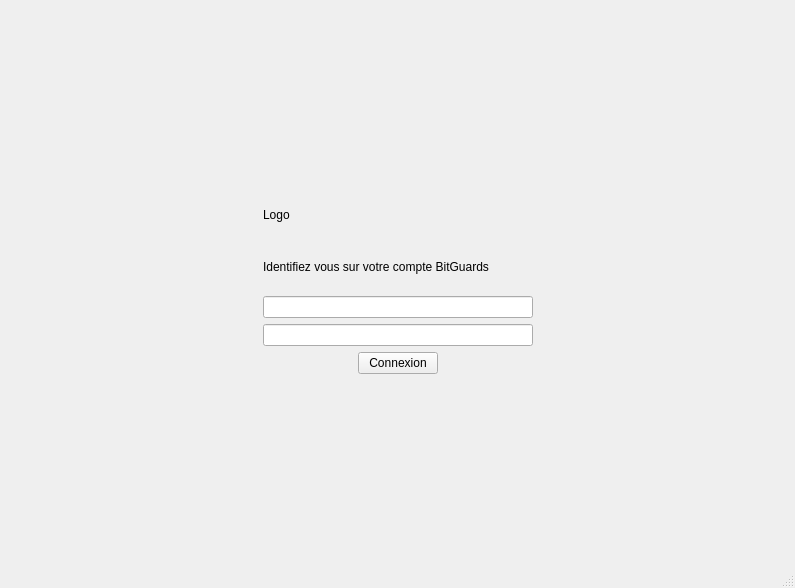
<?xml version="1.0" encoding="UTF-8"?>
<ui version="4.0">
 <class>LoginWindow</class>
 <widget class="QMainWindow" name="LoginWindow">
  <property name="geometry">
   <rect>
    <x>0</x>
    <y>0</y>
    <width>795</width>
    <height>588</height>
   </rect>
  </property>
  <property name="windowTitle">
   <string>BitGuards</string>
  </property>
  <property name="windowIcon">
   <iconset>
    <normaloff>:/images/icons/mosaic.png</normaloff>:/images/icons/mosaic.png</iconset>
  </property>
  <widget class="QWidget" name="centralwidget">
   <layout class="QGridLayout" name="centralLayout">
    <item row="2" column="1">
     <spacer name="verticalSpacer">
      <property name="orientation">
       <enum>Qt::Vertical</enum>
      </property>
      <property name="sizeHint" stdset="0">
       <size>
        <width>20</width>
        <height>40</height>
       </size>
      </property>
     </spacer>
    </item>
    <item row="1" column="1">
     <widget class="QWidget" name="loginWidget" native="true">
      <property name="minimumSize">
       <size>
        <width>300</width>
        <height>200</height>
       </size>
      </property>
      <property name="baseSize">
       <size>
        <width>0</width>
        <height>0</height>
       </size>
      </property>
      <layout class="QGridLayout" name="gridLayout">
       <item row="2" column="1">
        <widget class="QLabel" name="labDesc">
         <property name="text">
          <string>Identifiez vous sur votre compte BitGuards</string>
         </property>
        </widget>
       </item>
       <item row="4" column="1">
        <widget class="QLineEdit" name="lePassword"/>
       </item>
       <item row="1" column="1">
        <layout class="QHBoxLayout" name="horizontalLayout_2">
         <item>
          <widget class="QLabel" name="labLogo">
           <property name="text">
            <string>Logo</string>
           </property>
          </widget>
         </item>
        </layout>
       </item>
       <item row="8" column="0" colspan="3">
        <layout class="QHBoxLayout" name="horizontalLayout">
         <item>
          <spacer name="horizontalSpacer_3">
           <property name="orientation">
            <enum>Qt::Horizontal</enum>
           </property>
           <property name="sizeHint" stdset="0">
            <size>
             <width>40</width>
             <height>20</height>
            </size>
           </property>
          </spacer>
         </item>
         <item>
          <widget class="QPushButton" name="btnLogin">
           <property name="text">
            <string>Connexion</string>
           </property>
          </widget>
         </item>
         <item>
          <spacer name="horizontalSpacer_4">
           <property name="orientation">
            <enum>Qt::Horizontal</enum>
           </property>
           <property name="sizeHint" stdset="0">
            <size>
             <width>40</width>
             <height>20</height>
            </size>
           </property>
          </spacer>
         </item>
        </layout>
       </item>
       <item row="3" column="1">
        <widget class="QLineEdit" name="leLogin"/>
       </item>
      </layout>
     </widget>
    </item>
    <item row="1" column="0">
     <spacer name="horizontalSpacer">
      <property name="orientation">
       <enum>Qt::Horizontal</enum>
      </property>
      <property name="sizeHint" stdset="0">
       <size>
        <width>40</width>
        <height>20</height>
       </size>
      </property>
     </spacer>
    </item>
    <item row="1" column="2">
     <spacer name="horizontalSpacer_2">
      <property name="orientation">
       <enum>Qt::Horizontal</enum>
      </property>
      <property name="sizeHint" stdset="0">
       <size>
        <width>40</width>
        <height>20</height>
       </size>
      </property>
     </spacer>
    </item>
    <item row="0" column="1">
     <spacer name="verticalSpacer_2">
      <property name="orientation">
       <enum>Qt::Vertical</enum>
      </property>
      <property name="sizeHint" stdset="0">
       <size>
        <width>20</width>
        <height>40</height>
       </size>
      </property>
     </spacer>
    </item>
   </layout>
  </widget>
  <widget class="QStatusBar" name="statusBar"/>
  <widget class="QMenuBar" name="menuBar">
   <property name="geometry">
    <rect>
     <x>0</x>
     <y>0</y>
     <width>795</width>
     <height>22</height>
    </rect>
   </property>
  </widget>
  <action name="actionDefault">
   <property name="text">
    <string>Default</string>
   </property>
  </action>
  <action name="actionDark">
   <property name="text">
    <string>Dark</string>
   </property>
  </action>
  <action name="actionNewSession">
   <property name="icon">
    <iconset>
     <normaloff>:/images/icons/diff-add.png</normaloff>:/images/icons/diff-add.png</iconset>
   </property>
   <property name="text">
    <string>New Session</string>
   </property>
   <property name="shortcut">
    <string>Ctrl+S</string>
   </property>
  </action>
  <action name="actionNewDataset">
   <property name="icon">
    <iconset>
     <normaloff>:/images/icons/data-array-large.png</normaloff>:/images/icons/data-array-large.png</iconset>
   </property>
   <property name="text">
    <string>New Dataset</string>
   </property>
   <property name="shortcut">
    <string>Ctrl+D</string>
   </property>
  </action>
  <action name="actionNewWorkFlow">
   <property name="icon">
    <iconset>
     <normaloff>:/images/icons/tree-add.png</normaloff>:/images/icons/tree-add.png</iconset>
   </property>
   <property name="text">
    <string>New WorkFlow</string>
   </property>
   <property name="shortcut">
    <string>Ctrl+W</string>
   </property>
  </action>
  <action name="actionViewControls">
   <property name="text">
    <string>View Controls</string>
   </property>
   <property name="shortcut">
    <string>Alt+C</string>
   </property>
  </action>
  <action name="actionViewKeywords">
   <property name="text">
    <string>View Keywords</string>
   </property>
   <property name="shortcut">
    <string>Alt+K</string>
   </property>
  </action>
  <action name="actionViewInfo">
   <property name="icon">
    <iconset>
     <normaloff>:/images/icons/form.png</normaloff>:/images/icons/form.png</iconset>
   </property>
   <property name="text">
    <string>View Info</string>
   </property>
   <property name="shortcut">
    <string>Alt+I</string>
   </property>
  </action>
  <action name="actionAboutMOSAIC">
   <property name="icon">
    <iconset>
     <normaloff>:/images/icons/mosaic.png</normaloff>:/images/icons/mosaic.png</iconset>
   </property>
   <property name="text">
    <string>About MOSAIC</string>
   </property>
  </action>
  <action name="actionHelp">
   <property name="icon">
    <iconset>
     <normaloff>:/images/icons/help-view.png</normaloff>:/images/icons/help-view.png</iconset>
   </property>
   <property name="text">
    <string>Help</string>
   </property>
  </action>
  <action name="actionInput">
   <property name="checkable">
    <bool>true</bool>
   </property>
   <property name="checked">
    <bool>true</bool>
   </property>
   <property name="icon">
    <iconset>
     <normaloff>:/images/icons/tree-add.png</normaloff>:/images/icons/tree-add.png</iconset>
   </property>
   <property name="text">
    <string/>
   </property>
   <property name="toolTip">
    <string>Activate or deactivate the input dock</string>
   </property>
   <property name="shortcut">
    <string>Ctrl+I</string>
   </property>
  </action>
  <action name="actionOutput">
   <property name="checkable">
    <bool>true</bool>
   </property>
   <property name="checked">
    <bool>true</bool>
   </property>
   <property name="icon">
    <iconset>
     <normaloff>:/images/icons/tree-load-g.png</normaloff>:/images/icons/tree-load-g.png</iconset>
   </property>
   <property name="text">
    <string/>
   </property>
   <property name="toolTip">
    <string>Activate or deactivate the output dock</string>
   </property>
   <property name="shortcut">
    <string>Ctrl+O</string>
   </property>
  </action>
 </widget>
 <resources/>
 <connections/>
</ui>
